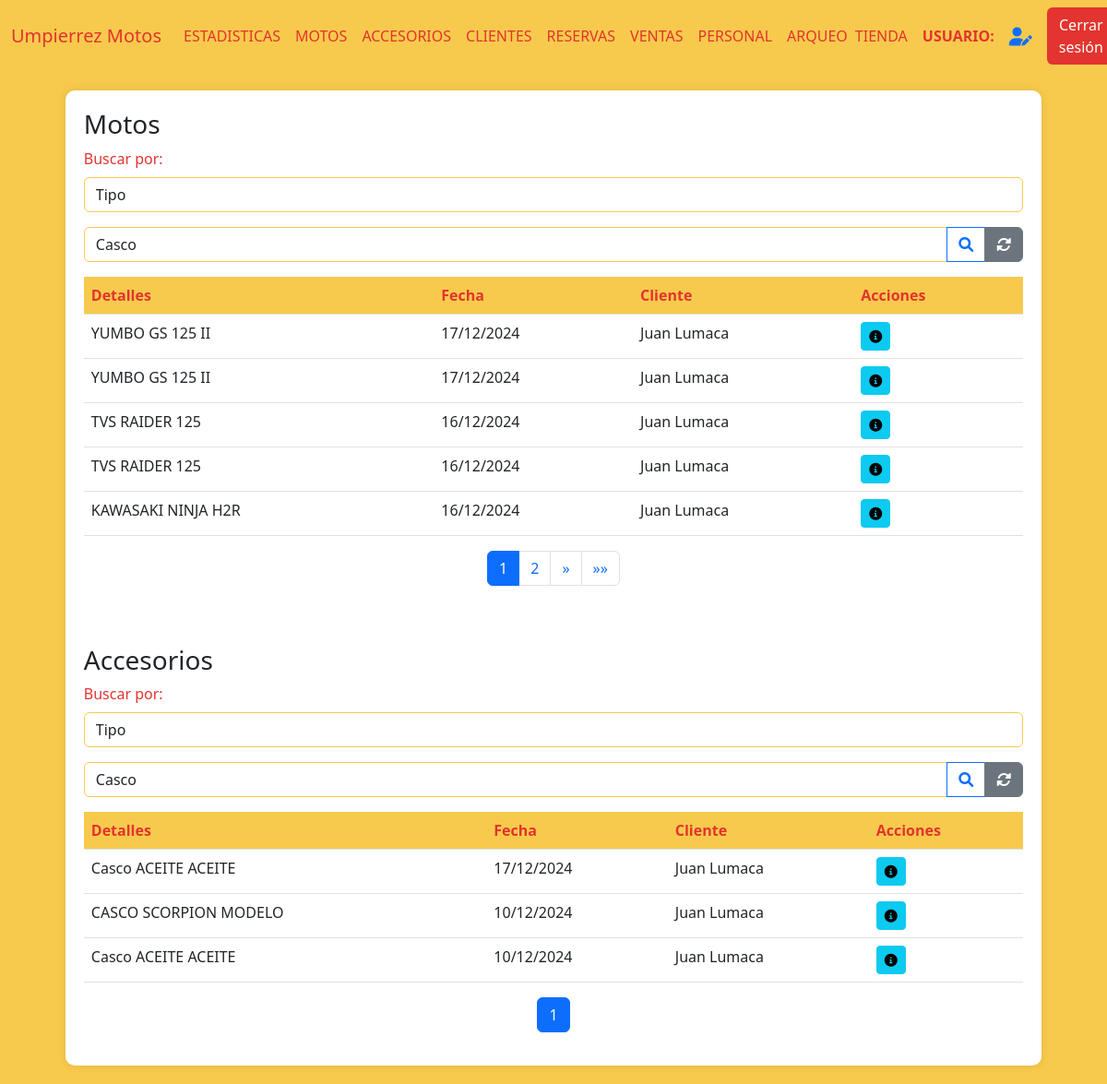
Screenshot of /ventas (signed in) with the database file from the repository.
### AppUM/models.py (models this page shows)
class ComprasVentas(models.Model):
    moto = models.ForeignKey(Moto, related_name='moto_cliente', on_delete=models.CASCADE)
    cliente = models.ForeignKey(Cliente, related_name='cliente_moto', on_delete=models.CASCADE)
    fecha_compra = models.DateField()
    fotocopia_libreta = models.ImageField(null=True, blank=True, upload_to="documentacion/libretas/")
    compra_venta = models.FileField(null=True, blank=True, upload_to="documentacion/compra_venta/")
    certificado_venta = models.FileField(null=True, blank=True, upload_to="documentacion/certificado_venta/")
    tipo = models.CharField(max_length=20)
    forma_de_pago = models.TextField(null=True, blank=True)
    class Meta:
        pass

class ClienteAccesorio(models.Model):
    accesorio = models.ForeignKey(Accesorio, related_name='accesorio_cliente', on_delete=models.CASCADE)
    cliente = models.ForeignKey(Cliente, related_name='cliente_cliente', on_delete=models.CASCADE)
    fecha_compra = models.DateField()
    factura = models.IntegerField(null=True)
    factura_rut = models.IntegerField(null=True)
    factura_documento = models.FileField(null=True, blank=True, upload_to="documentacion/facturas_accesorios/")

### AppUM/decorators.py (the view)
    def _wrapped_view(request, *args, **kwargs):
        user = request.user
        if user.is_authenticated:
            usuario_consulta = Personal.objects.filter(usuario=user.username).first()
            if usuario_consulta:
                if Administrativo.objects.filter(personal_ptr_id=usuario_consulta.id,activo=1).exists():
                    return view_func(request, *args, **kwargs)
                else:
                    raise PermissionDenied
            else:
                return view_func(request, *args, **kwargs)
        else:
            return redirect('Login')  # Redirigir al login si no está autenticado

### AppUM/functions.py (called while the page is built)
def funcion_paginas_varias(req,instancia_model):
    paginator = Paginator(instancia_model, 5)  # 5 motos por página
    page_number = req.GET.get('page')  # Obtiene el número de página desde la URL
    page_obj = paginator.get_page(page_number)
    return page_obj

### AppUM/templates/perfil_administrativo/ventas/ventas.html (shortened to what this page needs)
{% extends "perfil_administrativo/padre_perfil_administrativo.html" %}
{% load static %}
{% block contenidoQueCambia %}
<div class="table-container" id="inventarios">
    <h3>Motos</h3>
    <div class="mb-3">
        <label for="estado" class="form-label">Buscar por:</label>
        <select class="form-control" name="estado_accesorio" id="tipo_busqueda" onchange="tipo_busqueda()">
            <option value="tipo">Tipo</option>
        </select>
    </div>
    <form action="{% url 'BusquedaTipoAccesorio' %}" enctype="multipart/form-data" method="get" id="busqueda_tipo">{% csrf_token %}
        <div class="input-group mb-3">
            <select class="form-control" name="tipo_accesorio" id="tipo_accesorio">
                <option value="casco">Casco</option>
            </select>
            <button class="btn btn-outline-primary" type="submit">
                <i class="fas fa-search"></i>
            </button>
            <a href="{% url 'Accesorios' %}" class="btn btn-secondary">
                <i class="fas fa-sync-alt"></i>
            </a>
        </div>
    </form>
    <table class="table">
        <thead>
            <tr>
                <th>Detalles</th>
                <th>Fecha</th>
                <th>Cliente</th>
                <th>Acciones</th>
            </tr>
        </thead>
        <tbody>
            {% if page_obj %}
                {% for moto in page_obj %}
            <tr>
                <td>{{ moto.moto.moto__marca }} {{ moto.moto.moto__modelo }}</td>
                <td>{{ moto.moto.fecha_compra|date:"d/m/Y"}}</td>
                <td>{{ moto.moto.cliente__nombre }} {{ moto.moto.cliente__apellido }}</td>
                <td>
                    <a href="{% url 'ClienteFicha' moto.moto.cliente__id %}"><button class="btn btn-sm btn-info"><i class="fas fa-info-circle"></i></button></a>
                </td>
            </tr>
            {% endfor %}
            {% else %}
                <tr>
                    <td colspan="9" class="text-center text-muted">
                        No hay registros de accesorios disponibles.
                    </td>
                </tr>
            {% endif %}
        </tbody>
    </table>
    <nav aria-label="Page navigation">
        <ul class="pagination justify-content-center">
            {% for num in page_obj.paginator.page_range %}
            <li class="page-item {% if page_obj.number == num %}active{% endif %}">
                <a class="page-link" href="?page={{ num }}">{{ num }}</a>
            </li>
            {% endfor %}
            {% if page_obj.has_next %}
            <li class="page-item">
                <a class="page-link" href="?page={{ page_obj.next_page_number }}" aria-label="Siguiente">
                    <span aria-hidden="true">&raquo;</span>
                </a>
            </li>
            <li class="page-item">
                <a class="page-link" href="?page={{ page_obj.paginator.num_pages }}" aria-label="Última">
                    <span aria-hidden="true">&raquo;&raquo;</span>
                </a>
            </li>
            {% endif %}
        </ul>
    </nav>
<br>
<br>
    <h3>Accesorios</h3>
    <div class="mb-3">
        <label for="estado" class="form-label">Buscar por:</label>
        <select class="form-control" name="estado_accesorio" id="tipo_busqueda" onchange="tipo_busqueda()">
            <option value="tipo">Tipo</option>
        </select>
    </div>
    <form action="{% url 'BusquedaTipoAccesorio' %}" enctype="multipart/form-data" method="get" id="busqueda_tipo">{% csrf_token %}
        <div class="input-group mb-3">
            <select class="form-control" name="tipo_accesorio" id="tipo_accesorio">
                <option value="casco">Casco</option>
            </select>
            <button class="btn btn-outline-primary" type="submit">
                <i class="fas fa-search"></i>
            </button>
            <a href="{% url 'Accesorios' %}" class="btn btn-secondary">
                <i class="fas fa-sync-alt"></i>
            </a>
        </div>
    </form>
    <table class="table">
        <thead>
            <tr>
                <th>Detalles</th>
                <th>Fecha</th>
                <th>Cliente</th>
                <th>Acciones</th>
            </tr>
        </thead>
        <tbody>
            {% if page_objAccs %}
                {% for accesorio in page_objAccs %}
            <tr>
                <td>{{ accesorio.accesorio.accesorio__tipo }} {{ accesorio.accesorio.accesorio__marca }} {{ accesorio.accesorio.accesorio__modelo }}</td>
                <td>{{ accesorio.accesorio.fecha_compra|date:"d/m/Y"}}</td>
                <td>{{ accesorio.accesorio.cliente__nombre }} {{ accesorio.accesorio.cliente__apellido }}</td>
                <td>
                    <a href="{% url 'ClienteFicha' accesorio.accesorio.cliente__id %}"><button class="btn btn-sm btn-info"><i class="fas fa-info-circle"></i></button></a>
                </td>
            </tr>
            {% endfor %}
            {% else %}
                <tr>
                    <td colspan="9" class="text-center text-muted">
                        No hay registros de accesorios disponibles.
                    </td>
                </tr>
            {% endif %}
        </tbody>
    </table>
    <nav aria-label="Page navigation">
        <ul class="pagination justify-content-center">
            {% for num in page_objAccs.paginator.page_range %}
            <li class="page-item {% if page_objAccs.number == num %}active{% endif %}">
                <a class="page-link" href="?page={{ num }}">{{ num }}</a>
            </li>
            {% endfor %}
        </ul>
    </nav>
</div>
{% endblock %}

### AppUM/static/css/styles.css (style rules this page uses)
body { background-color: #f7ca4d; }
.form-label { color: #e3342f; }
.form-control { border-color: #f7ca4d; }
.table-container { background-color: #fff; border-radius: 10px; padding: 20px; box-shadow: 0px 0px 10px rgba(0, 0, 0, 0.1); margin: 20px auto; max-width: 90%; }
.table th { background-color: #f7ca4d; color: #e3342f; }

### rows the page displays
ComprasVentas: moto.moto__marca "YUMBO", moto.moto__modelo "GS 125 II", moto.fecha_compra "17/12/2024", moto.cliente__nombre "Juan", moto.cliente__apellido "Lumaca"
ComprasVentas: moto.moto__marca "YUMBO", moto.moto__modelo "GS 125 II", moto.fecha_compra "17/12/2024", moto.cliente__nombre "Juan", moto.cliente__apellido "Lumaca"
ComprasVentas: moto.moto__marca "TVS", moto.moto__modelo "RAIDER 125", moto.fecha_compra "16/12/2024", moto.cliente__nombre "Juan", moto.cliente__apellido "Lumaca"
ComprasVentas: moto.moto__marca "TVS", moto.moto__modelo "RAIDER 125", moto.fecha_compra "16/12/2024", moto.cliente__nombre "Juan", moto.cliente__apellido "Lumaca"
ComprasVentas: moto.moto__marca "KAWASAKI", moto.moto__modelo "NINJA H2R", moto.fecha_compra "16/12/2024", moto.cliente__nombre "Juan", moto.cliente__apellido "Lumaca"
ClienteAccesorio: accesorio.accesorio__tipo "Casco", accesorio.accesorio__marca "ACEITE", accesorio.accesorio__modelo "ACEITE", accesorio.fecha_compra "17/12/2024", accesorio.cliente__nombre "Juan", accesorio.cliente__apellido "Lumaca"
ClienteAccesorio: accesorio.accesorio__tipo "CASCO", accesorio.accesorio__marca "SCORPION", accesorio.accesorio__modelo "MODELO", accesorio.fecha_compra "10/12/2024", accesorio.cliente__nombre "Juan", accesorio.cliente__apellido "Lumaca"
ClienteAccesorio: accesorio.accesorio__tipo "Casco", accesorio.accesorio__marca "ACEITE", accesorio.accesorio__modelo "ACEITE", accesorio.fecha_compra "10/12/2024", accesorio.cliente__nombre "Juan", accesorio.cliente__apellido "Lumaca"

### other values shown
{{ num }} "1" "2"
{{ num }} "1"
